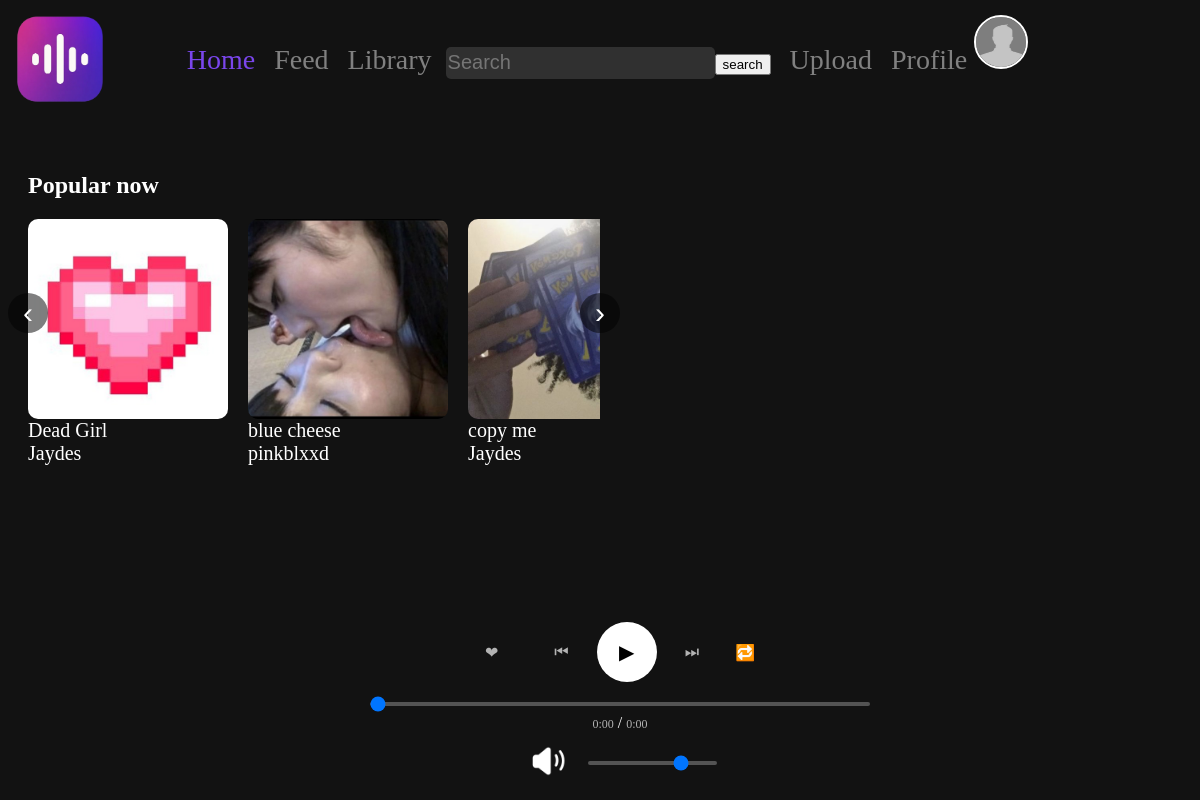
The app's page /discover with its own data.
### WaveBox/models.py (models this page shows, shortened)
class Section(models.Model):
    name = models.CharField(max_length=100)
    tracks = models.ManyToManyField("Track", blank=True)

class Track(models.Model):
    name = models.CharField(max_length=100)
    author = models.CharField(max_length=100)
    date = models.DateField(auto_now_add=True)
    audiofile = models.FileField(upload_to="audiofiles")
    image = models.ImageField(upload_to='images/trackimages')
    liked_by = models.ManyToManyField(
        settings.AUTH_USER_MODEL,
        blank=True,
    )
    sections = models.ManyToManyField("Section", blank=True, default=["Popular now"])

### WaveBox/views.py (the view)
# urls.py: path("discover", discover, name="discover"),
def discover(request):
    tracks = Track.objects.annotate(
        like_count=Count("liked_by")
    ).order_by("-like_count")
    sections = Section.objects.prefetch_related(
        Prefetch(
            "tracks", queryset=tracks
        )
    )
    return render(request, 'discover.html', {'Tracks': tracks, "sections": sections})

### templates/discover.html (shortened to what this page needs)
{% extends 'base.html' %}
{% load static %}
{% block body %}
<main>
    {% for section in sections %}
    <section class="tracks-section">
        <h2>{{ section.name }}</h2>
        <div class="tracks-container">
            <div class="tracks-wrapper">
                {% for track in section.tracks.all %}
                <div class="track-item">
                    <div class="track-image">
                        <a href="/track/{{ track.id }}">
                            <img src="{{ track.image.url }}" width="300" height="250">
                        </a>
                    </div>
                    <div class="track-info">
                        <a href="/track/{{ track.id }}" class="track-name">{{ track.name|truncatechars:20 }}</a>
                        <a href="/profile/{{ track.author }}" class="track-author">{{ track.author }}</a>
                    </div>
                </div>
                {% endfor %}
            </div>
            <button class="scroll-button next">›</button>
            <button class="scroll-button prev">‹</button>
        </div>
    </section>
    {% endfor %}
</main>
{% endblock %}

### WaveBox/static/MainApp/css/main.css (style rules this page uses)
body { background-color: #121212; color: white; }
.tracks-section { padding: 40px 20px; color: white; }
.tracks-section h2 { margin-bottom: 20px; font-size: 24px; }
.tracks-container { position: relative; display: flex; align-items: center; width: 50%; }
.tracks-wrapper { display: flex; gap: 20px; overflow-x: hidden; scroll-behavior: smooth; }
.track-item { width: 200px; flex-shrink: 0; }
.track-image { position: relative; width: 200px; height: 200px; border-radius: 10px; overflow: hidden; cursor: pointer; }
.track-image img { width: 100%; height: 100%; object-fit: cover; transition: transform 0.3s ease; }
.scroll-button { position: absolute; top: 35%; transform: translateY(-50%); background: rgba(0, 0, 0, 0.5); border: none; color: white; font-size: 30px; width: 40px; height: 40px; border-radius: 50%; cursor: pointer; z-index: 10; }
.scroll-button.next { right: -20px; }
.scroll-button.prev { left: -20px; }
.track-info { display: flex; flex-direction: column; }
.track-name { text-decoration: none; color: white; font-size: 20px; }
.track-author { text-decoration: none; color: white; font-size: 20px; }

### records on screen
Section: name "Popular now"
Track: image (picture), name "Dead Girl", author "Jaydes"
Track: image (picture), name "blue cheese", author "pinkblxxd"
Track: image (picture), name "copy me", author "Jaydes"
